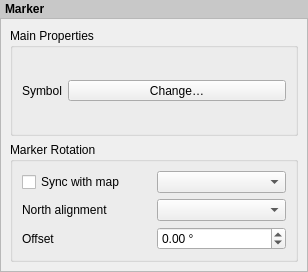
<?xml version="1.0" encoding="UTF-8"?>
<ui version="4.0">
 <class>QgsLayoutMarkerWidgetBase</class>
 <widget class="QWidget" name="QgsLayoutMarkerWidgetBase">
  <property name="geometry">
   <rect>
    <x>0</x>
    <y>0</y>
    <width>308</width>
    <height>272</height>
   </rect>
  </property>
  <property name="windowTitle">
   <string notr="true">Form</string>
  </property>
  <layout class="QVBoxLayout" name="verticalLayout">
   <property name="spacing">
    <number>0</number>
   </property>
   <property name="leftMargin">
    <number>0</number>
   </property>
   <property name="topMargin">
    <number>0</number>
   </property>
   <property name="rightMargin">
    <number>0</number>
   </property>
   <property name="bottomMargin">
    <number>0</number>
   </property>
   <item>
    <widget class="QLabel" name="label_2">
     <property name="sizePolicy">
      <sizepolicy hsizetype="Preferred" vsizetype="Maximum">
       <horstretch>0</horstretch>
       <verstretch>0</verstretch>
      </sizepolicy>
     </property>
     <property name="styleSheet">
      <string notr="true">padding: 2px; font-weight: bold; background-color: rgb(200, 200, 200);</string>
     </property>
     <property name="text">
      <string>Marker</string>
     </property>
    </widget>
   </item>
   <item>
    <widget class="QgsScrollArea" name="scrollArea">
     <property name="widgetResizable">
      <bool>true</bool>
     </property>
     <widget class="QWidget" name="scrollAreaWidgetContents">
      <property name="geometry">
       <rect>
        <x>0</x>
        <y>0</y>
        <width>306</width>
        <height>247</height>
       </rect>
      </property>
      <layout class="QVBoxLayout" name="mainLayout">
       <item>
        <widget class="QgsCollapsibleGroupBoxBasic" name="groupBox">
         <property name="focusPolicy">
          <enum>Qt::StrongFocus</enum>
         </property>
         <property name="title">
          <string>Main Properties</string>
         </property>
         <property name="syncGroup" stdset="0">
          <string notr="true">composeritem</string>
         </property>
         <property name="collapsed" stdset="0">
          <bool>false</bool>
         </property>
         <layout class="QGridLayout" name="gridLayout">
          <item row="0" column="0">
           <widget class="QLabel" name="label">
            <property name="text">
             <string>Symbol</string>
            </property>
           </widget>
          </item>
          <item row="0" column="1">
           <widget class="QgsSymbolButton" name="mShapeStyleButton">
            <property name="sizePolicy">
             <sizepolicy hsizetype="Expanding" vsizetype="Fixed">
              <horstretch>0</horstretch>
              <verstretch>0</verstretch>
             </sizepolicy>
            </property>
            <property name="text">
             <string>Change…</string>
            </property>
           </widget>
          </item>
         </layout>
        </widget>
       </item>
       <item>
        <widget class="QgsCollapsibleGroupBoxBasic" name="mRotationGroupBox">
         <property name="focusPolicy">
          <enum>Qt::StrongFocus</enum>
         </property>
         <property name="title">
          <string>Marker Rotation</string>
         </property>
         <property name="syncGroup" stdset="0">
          <string notr="true">composeritem</string>
         </property>
         <property name="collapsed" stdset="0">
          <bool>false</bool>
         </property>
         <layout class="QGridLayout" name="gridLayout_2" columnstretch="0,0">
          <item row="2" column="0">
           <widget class="QLabel" name="label_8">
            <property name="text">
             <string>Offset</string>
            </property>
           </widget>
          </item>
          <item row="1" column="1">
           <widget class="QComboBox" name="mNorthTypeComboBox"/>
          </item>
          <item row="0" column="0">
           <widget class="QCheckBox" name="mRotationFromMapCheckBox">
            <property name="text">
             <string>Sync with map</string>
            </property>
           </widget>
          </item>
          <item row="2" column="1">
           <widget class="QgsDoubleSpinBox" name="mNorthOffsetSpinBox">
            <property name="wrapping">
             <bool>true</bool>
            </property>
            <property name="suffix">
             <string> °</string>
            </property>
            <property name="minimum">
             <double>-360.000000000000000</double>
            </property>
            <property name="maximum">
             <double>360.000000000000000</double>
            </property>
           </widget>
          </item>
          <item row="1" column="0">
           <widget class="QLabel" name="label_7">
            <property name="text">
             <string>North alignment</string>
            </property>
           </widget>
          </item>
          <item row="0" column="1">
           <widget class="QgsLayoutItemComboBox" name="mMapComboBox"/>
          </item>
         </layout>
        </widget>
       </item>
      </layout>
     </widget>
    </widget>
   </item>
  </layout>
 </widget>
 <customwidgets>
  <customwidget>
   <class>QgsScrollArea</class>
   <extends>QScrollArea</extends>
   <header>qgsscrollarea.h</header>
   <container>1</container>
  </customwidget>
  <customwidget>
   <class>QgsCollapsibleGroupBoxBasic</class>
   <extends>QGroupBox</extends>
   <header>qgscollapsiblegroupbox.h</header>
   <container>1</container>
  </customwidget>
  <customwidget>
   <class>QgsDoubleSpinBox</class>
   <extends>QDoubleSpinBox</extends>
   <header>qgsdoublespinbox.h</header>
  </customwidget>
  <customwidget>
   <class>QgsSymbolButton</class>
   <extends>QToolButton</extends>
   <header>qgssymbolbutton.h</header>
  </customwidget>
  <customwidget>
   <class>QgsLayoutItemComboBox</class>
   <extends>QComboBox</extends>
   <header>qgslayoutitemcombobox.h</header>
  </customwidget>
 </customwidgets>
 <tabstops>
  <tabstop>groupBox</tabstop>
  <tabstop>scrollArea</tabstop>
  <tabstop>mShapeStyleButton</tabstop>
 </tabstops>
 <resources/>
 <connections/>
</ui>
